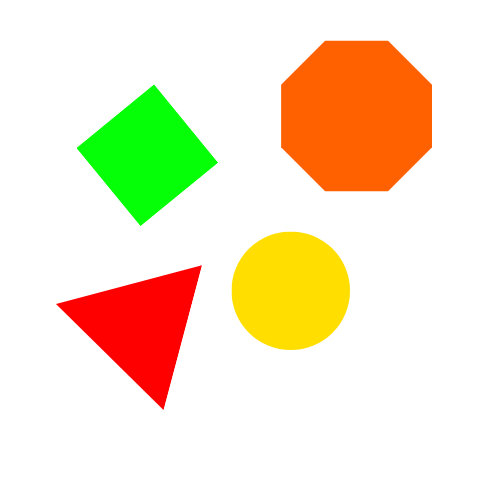
#> input picture 5.png, 500 x 500 px, found by its file name
$ python shapeandcolourdetect.py
#> lines starting #> are read from the running program, lines starting #| are printed output that depends on the picture; after the words box and inside, x2 and y2 are one past the last pixel; in counts of white or black regions, pixels touching at a corner belong together
import cv2 as cv
import numpy as np
import webcolors
import math

COLOR_NAMES = {
    'aliceblue': '#F0F8FF',
    'antiquewhite': '#FAEBD7',
    'aqua': '#00FFFF',
    'aquamarine': '#7FFFD4',
    'azure': '#F0FFFF',
    'beige': '#F5F5DC',
    'bisque': '#FFE4C4',
    'black': '#000000',
    'blanchedalmond': '#FFEBCD',
    'blue': '#0000FF',
    'blueviolet': '#8A2BE2',
    'brown': '#A52A2A',
    'burlywood': '#DEB887',
    'cadetblue': '#5F9CAC',
    'chartreuse': '#7FFF00',
    'chocolate': '#D2691E',
    'coral': '#FF7F50',
    'cornflowerblue': '#6495ED',
    'cornsilk': '#FFF8DC',
    'crimson': '#DC143C',
    'cyan': '#00FFFF',
    'darkblue': '#00008B',
    'darkcyan': '#008B8B',
    'darkgoldenrod': '#B8860B',
    'darkgray': '#A9A9A9',
    'darkgreen': '#006400',
    'darkgrey': '#A9A9A9',
    'darkkhaki': '#BDB76B',
    'darkmagenta': '#8B008B',
    'darkolivegreen': '#556B2F',
    'darkorange': '#FF8C00',
    'darkorchid': '#9932CC',
    'darkred': '#8B0000',
    'darksalmon': '#E9967A',
    'darkseagreen': '#8FBC8F',
    'darkslateblue': '#483D8B',
    'darkslategray': '#2F4F4F',
    'darkturquoise': '#00CED1',
    'darkviolet': '#9400D3',
    'deeppink': '#FF1493',
    'deepskyblue': '#00BFFF',
    'dimgray': '#696969',
    'dodgerblue': '#1E90FF',
    'firebrick': '#B22222',
    'floralwhite': '#FFFAF0',
    'forestgreen': '#228B22',
    'fuchsia': '#FF00FF',
    'gainsboro': '#DCDCDC',
    'ghostwhite': '#F8F8FF',
    'gold': '#FFD700',
    'goldenrod': '#DAA520',
    'gray': '#808080',
    'green': '#008000',
    'greenyellow': '#ADFF2F',
    'honeydew': '#F0FFF0',
    'hotpink': '#FF69B4',
    'indianred': '#CD5C5C',
    'indigo': '#4B0082',
    'ivory': '#FFFFF0',
    'khaki': '#F0E68C',
    'lavender': '#E6E6FA',
    'lavenderblush': '#FFF0F5',
    'lawngreen': '#7CFC00',
    'lemonchiffon': '#FFFACD',
    'lightblue': '#ADD8E6',
    'lightcoral': '#F08080',
    'lightcyan': '#E0FFFF',
    'lightgoldenrodyellow': '#FAFAD2',
    'lightgray': '#D3D3D3',
    'lightgreen': '#90EE90',
    'lightpink': '#FFB6C1',
    'lightsalmon': '#FFA07A',
    'lightseagreen': '#20B2AA',
    'lightskyblue': '#87CEFA',
    'lightslategray': '#778899',
    'lightsteelblue': '#B0C4DE',
    'lightyellow': '#FFFFE0',
    'lime': '#00FF00',
    'limegreen': '#32CD32',
    'linen': '#FAF0E6',
    'magenta': '#FF00FF',
    'maroon': '#800000',
    'mediumaquamarine': '#66CDAA',
    'mediumblue': '#0000CD',
    'mediumorchid': '#BA55D3',
    'mediumpurple': '#9370DB',
    'mediumseagreen': '#3CB371',
    'mediumslateblue': '#7B68EE',
    'mediumspringgreen': '#00FA9A',
    'mediumturquoise': '#48D1CC',
    'mediumvioletred': '#C71585',
    'midnightblue': '#191970',
    'mintcream': '#F5FFFA',
    'mistyrose': '#FFE4E1',
    'moccasin': '#FFE4B5',
    'navajowhite': '#FFDEAD',
    'navy': '#000080',
    'oldlace': '#FDF5E6',
    'olive': '#808000',
    'olivedrab': '#6B8E23',
    'orange': '#FFA500',
    'orangered': '#FF4500',
    'orchid': '#DA70D6',
    'palegoldenrod': '#EEE8AA',
    'palegreen': '#98FB98',
    'paleturquoise': '#AFEEEE',
    'palevioletred': '#D87093',
    'papayawhip': '#FFEFD5',
    'peachpuff': '#FFDAB9',
    'peru': '#CD853F',
    'pink': '#FFC0CB',
    'plum': '#DDA0DD',
    'powderblue': '#B0E0E6',
    'purple': '#800080',
    'red': '#FF0000',
    'rosybrown': '#BC8F8F',
    'royalblue': '#4169E1',
    'saddlebrown': '#8B4513',
    'salmon': '#FA8072',
    'sandybrown': '#F4A460',
    'seagreen': '#2E8B57',
    'seashell': '#FFF5EE',
    'sienna': '#A0522D',
    'silver': '#C0C0C0',
    'skyblue': '#87CEEB',
    'slateblue': '#6A5ACD',
    'slategray': '#708090',
    'snow': '#FFFAFA',
    'springgreen': '#00FF7F',
    'steelblue': '#4682B4',
    'tan': '#D2B48C',
    'teal': '#008080',
    'thistle': '#D8BFD8',
    'tomato': '#FF6347',
    'turquoise': '#40E0D0',
    'violet': '#EE82EE',
    'wheat': '#F5DEB3',
    'white': '#FFFFFF',
    'whitesmoke': '#F5F5F5',
    'yellow': '#FFFF00',
    'yellowgreen': '#9ACD32'
}


def hex_to_rgb(hex_code):
    hex_code = hex_code.lstrip('#')
    return tuple(int(hex_code[i:i+2], 16) for i in (0, 2, 4))

def rgb_distance(rgb1, rgb2):
    return math.sqrt(sum((a - b) ** 2 for a, b in zip(rgb1, rgb2)))

def closest_color(requested_color):
    min_colors = {}
    for name, hex_value in COLOR_NAMES.items():
        r_c, g_c, b_c = hex_to_rgb(hex_value)
        rd = (r_c - requested_color[0]) ** 2
        gd = (g_c - requested_color[1]) ** 2
        bd = (b_c - requested_color[2]) ** 2
        min_colors[(rd + gd + bd)] = name
    return min_colors[min(min_colors.keys())]

def get_color_name(rgb_tuple):
    hex_value = '#{:02x}{:02x}{:02x}'.format(*rgb_tuple)
    try:
        # Use webcolors to find the exact color name if possible
        return webcolors.hex_to_name(hex_value)
    except ValueError:
        # If exact match not found, find the closest color
        return closest_color(rgb_tuple)


mine=cv.imread("D:\\Python Projects\\5.png")
#> mine is the input picture: shape (500, 500, 3); mean B, G, R 204.5, 231.6, 244.9

minegray=cv.cvtColor(mine,cv.COLOR_BGR2GRAY)
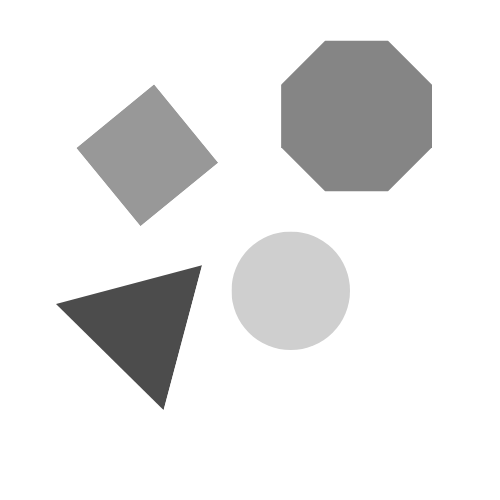
#> minegray: shape (500, 500); min 76, max 255, mean 232.5


_,countour=cv.threshold(minegray,235,250,cv.THRESH_BINARY)
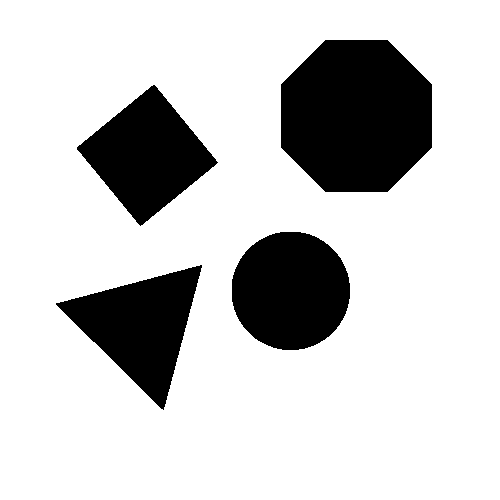
#> countour: shape (500, 500); values 0 (black) and 250 (white), 79.9% white; 4 black regions


counter,hie=cv.findContours(countour,cv.RETR_TREE,cv.CHAIN_APPROX_NONE)
#> counter = 5 contours; box (x1, y1, x2, y2) and area: (0, 0, 500, 500) 249001, (280, 39, 433, 193) 19206, (231, 231, 351, 351) 11210, (76, 84, 219, 227) 10348, (55, 264, 203, 411) 10182; hie = [[-1, -1, 1, -1], [2, -1, -1, 0], [3, 1, -1, 0], [4, 2, -1, 0], [-1, 3, -1, 0]]

cv.drawContours(mine,counter,-1,(0,150,0),4)
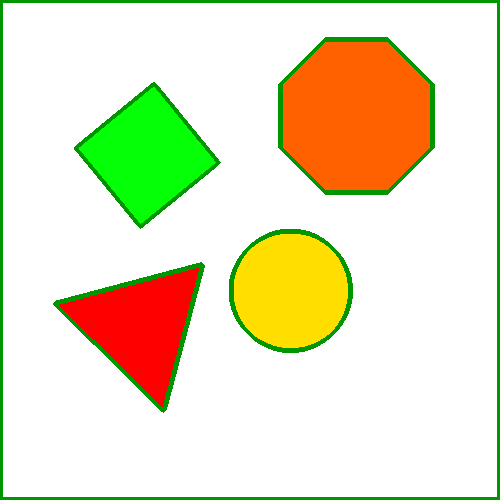
#> mine: shape (500, 500, 3); 5.35% of pixels changed, all inside (x1, y1, x2, y2) = (0, 0, 500, 500)


for i, cont in enumerate(counter):
    if i==0:
        continue

    mask = np.zeros_like(minegray)
    cv.drawContours(mask, [cont], -1, 255, thickness=cv.FILLED)
    masked_image = cv.bitwise_and(mine, mine, mask=mask)
    mean_color = cv.mean(mine, mask=mask)[:3]

    col=[]
    for i in mean_color[::-1]:
        col.append(int(i))


    coltup=tuple(col)
    colname=get_color_name(coltup)


    area = cv.contourArea(cont)
    peri=cv.arcLength(cont,True)

    circ = 4 * 3.14 * (area / (peri ** 2))

    (x,y),rad=cv.minEnclosingCircle(cont)

    newcircarea=3.14*rad*rad


    epsilon=0.02*cv.arcLength(cont,True)
    approx=cv.approxPolyDP(cont,epsilon,True)
    print(area)
    print(newcircarea)
    print(circ)
    print(colname)
    print(coltup)

    print("\n")


    x,y,w,h=cv.boundingRect(approx)

    x_mid=int(x+w/8)
    y_mid=int(y+h/1.5)

    coords=(x_mid,y_mid)
    color=(0,0,0)
    font=cv.FONT_HERSHEY_DUPLEX


    if len(approx) == 3:
        cv.putText(mine, f"Triangle ({colname})", coords, font, 0.5, color, 1)
    elif len(approx) == 4:
        cv.putText(mine, f"Square or Rectangle ({colname})", coords, font, 0.5, color, 1)
    elif len(approx) == 5:
        cv.putText(mine, f"Pentagon ({colname})", coords, font, 0.5, color, 1)
    elif len(approx) == 6:
        cv.putText(mine, f"Hexagon ({colname})", coords, font, 0.5, color, 1)
    elif len(approx) == 7:
        cv.putText(mine, f"Heptagon ({colname})", coords, font, 0.5, color, 1)
    elif len(approx) == 8:
        if area - newcircarea > -500 and area - newcircarea < 500:
            cv.putText(mine, f"Circle ({colname})", coords, font, 0.5, color, 1)
        else:
            cv.putText(mine, f"Octagon ({colname})", coords, font, 0.5, color, 1)
    elif len(approx) == 9:
        cv.putText(mine, f"Nonagon ({colname})", coords, font, 0.5, color, 1)
    elif len(approx) == 10:
        cv.putText(mine, f"Decagon ({colname})", coords, font, 0.5, color, 1)
    elif len(approx) == 11:
        cv.putText(mine, f"Hendecagon ({colname})", coords, font, 0.5, color, 1)
    else:
        cv.putText(mine, f"Sides > 11 ({colname})", coords, font, 0.5, color, 1)
#> this loop made 5 passes
#> (mean_color, coltup, hex_value in get_color_name, colname, area, peri, circ) on passes 2, 4: ((0, 17.15, 225.8), (225, 17, 0), '#e11100', 'red', 10181.5, 477.6, 0.561), ((6.38, 245.7, 4.56), (4, 245, 6), '#04f506', 'lime', 10347.5, 418.6, 0.742)
#> (mean_color, coltup, hex_value in get_color_name, colname, area, peri, circ) on passes 3, 5: ((0, 215.7, 232.6), (232, 215, 0), '#e8d700', 'gold', 11210.5, 394.6, 0.904), ((0, 100.4, 238), (238, 100, 0), '#ee6400', 'orangered', 19206, 504.6, 0.948)
#> (printed output is left out)
#> pass 2, `masked_image = cv.bitwise_and(mine, mine, mask=mask)`:
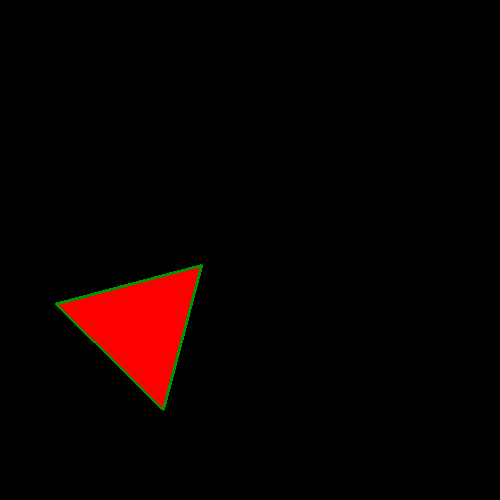
#> masked_image: shape (500, 500, 3); mean B, G, R 0, 0.7, 9.4
#> pass 3, `masked_image = cv.bitwise_and(mine, mine, mask=mask)`:
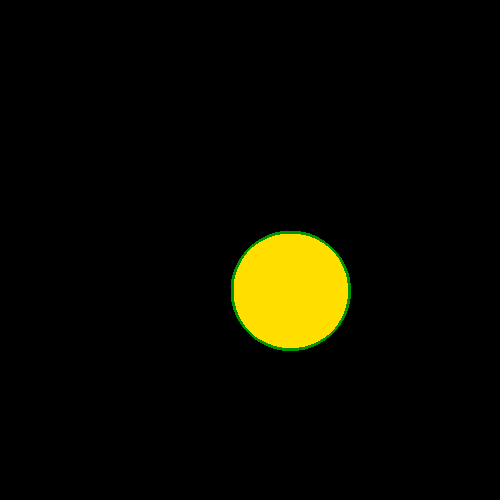
#> masked_image: shape (500, 500, 3); mean B, G, R 0, 9.8, 10.6
#> after the loop:
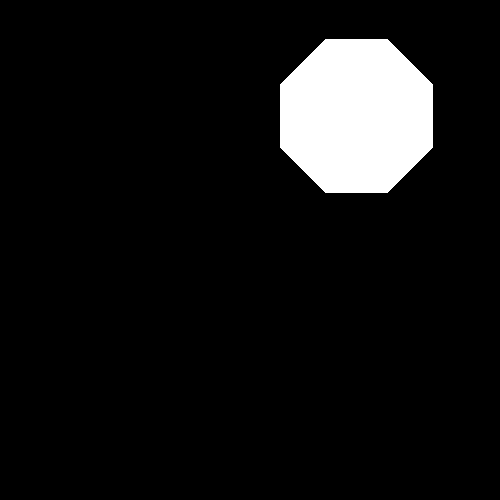
#> mask: shape (500, 500); 7.8% white; 1 white region, box (x1, y1, x2, y2) and area: (280, 39, 433, 193) 19422
#> after the loop:
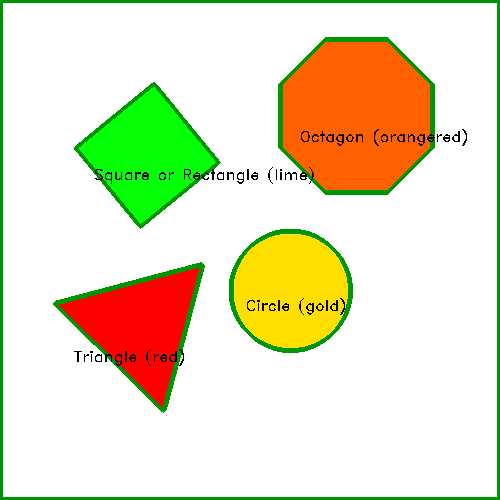
#> mine: shape (500, 500, 3); 0.75% of pixels changed, all inside (x1, y1, x2, y2) = (74, 129, 467, 366)

cv.imshow("Shapes detected",mine)
cv.waitKey(0)

$ run again, with poly.png copied over 5.png
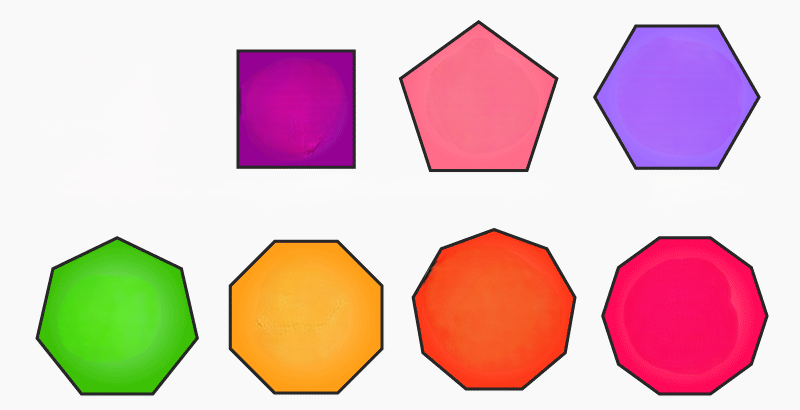
#> input picture poly.png, 800 x 410 px, found by its file name
#> mine is the input picture: shape (410, 800, 3); mean B, G, R 188.6, 189, 226.2
#> `_,countour=cv.threshold(minegray,235,250,cv.THRESH_BINARY)`:
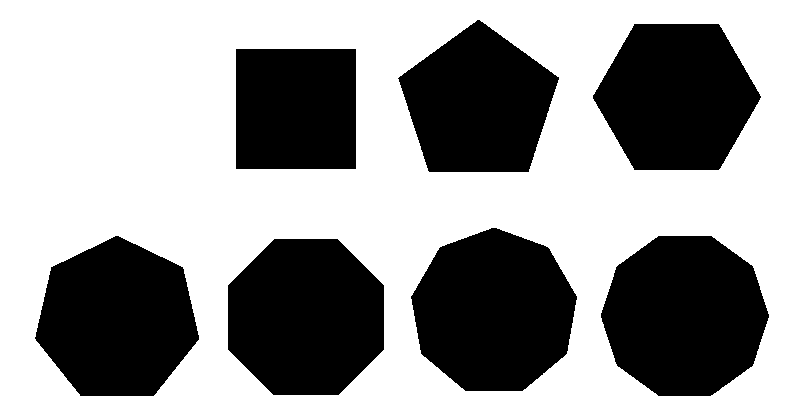
#> countour: shape (410, 800); values 0 (black) and 250 (white), 60.1% white; 7 black regions
#> counter = 8 contours; box (x1, y1, x2, y2) and area: (0, 0, 800, 410) 326791, (600, 235, 770, 397) 21058, (410, 227, 578, 392) 20748, (227, 238, 385, 396) 20324, (34, 235, 200, 397) 19681, (592, 23, 762, 171) 18713, (397, 19, 560, 173) 17182, (235, 48, 357, 170) 14639; hie = [[-1, -1, 1, -1], [2, -1, -1, 0], [3, 1, -1, 0], [4, 2, -1, 0], [5, 3, -1, 0], [6, 4, -1, 0], [7, 5, -1, 0], [-1, 6, -1, 0]]
#> the loop `for i, cont in enumerate(counter):` made 8 passes
#> (mean_color, coltup, hex_value in get_color_name, colname, area, peri, circ) on passes 2 to 5: ((39.84, 163, 226.9), (226, 163, 39), '#e2a327', 'goldenrod', 20324, 519, 0.948), ((84.87, 24.88, 227.3), (227, 24, 84), '#e31854', 'crimson', 21058, 549.9, 0.875), ((26.65, 198, 71.01), (71, 198, 26), '#47c61a', 'limegreen', 19681, 541.9, 0.842), ((31.69, 81, 223.6), (223, 81, 31), '#df511f', 'chocolate', 20747.5, 548.9, 0.865)
#> (printed output is left out)
#> after the loop `for i, cont in enumerate(counter):`:
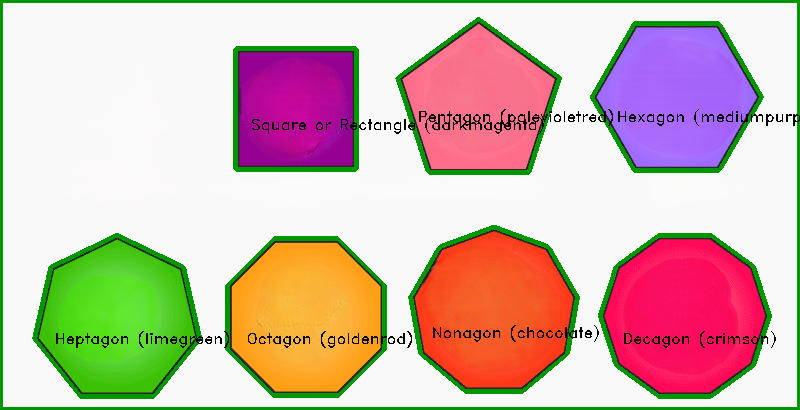
#> mine: shape (410, 800, 3); mean B, G, R 172.4, 183.4, 209

$ run again, with polys.png copied over 5.png
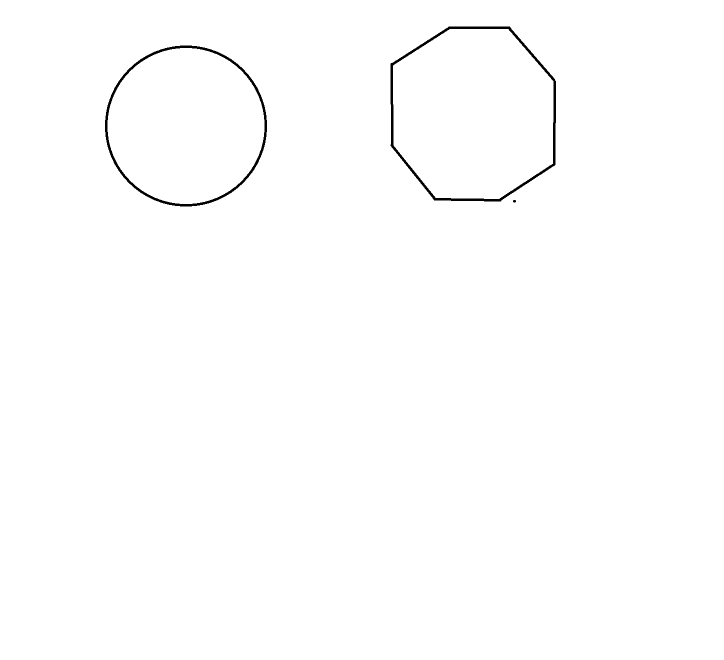
#> input picture polys.png, 1448 x 1319 px, found by its file name (shown at 1/2 size)
#> mine is the input picture: shape (1319, 1448, 3); 99.4% white; 3 black regions, box (x1, y1, x2, y2) and area: (781, 53, 1112, 403) 5628, (210, 91, 534, 413) 4983, (1026, 400, 1032, 405) 26
#> countour: shape (1319, 1448); values 0 (black) and 250 (white), 99.4% white; 3 black regions
#> counter = 6 contours; box (x1, y1, x2, y2) and area: (0, 0, 1448, 1319) 1907146, (780, 52, 1113, 404) 97470, (786, 58, 1107, 398) 90826, (209, 90, 535, 414) 82331, (215, 96, 529, 408) 76448, (1025, 399, 1033, 406) 34; hie = [[-1, -1, 1, -1], [2, -1, -1, 0], [4, 1, 3, 0], [-1, -1, -1, 2], [-1, 2, 5, 0], [-1, -1, -1, 4]]
#> the loop `for i, cont in enumerate(counter):` made 6 passes
#> (mean_color, coltup, hex_value in get_color_name, colname, area, peri, circ) on passes 2 to 5: ((0, 143.2, 0), (0, 143, 0), '#008f00', 'green', 34, 21.31, 0.94), ((228.7, 241.7, 228.7), (228, 241, 228), '#e4f1e4', 'beige', 82331, 1073.4, 0.897), ((244.7, 249.9, 244.7), (244, 249, 244), '#f4f9f4', 'whitesmoke', 76448, 1034.8, 0.897), ((229.9, 242.3, 229.9), (229, 242, 229), '#e5f2e5', 'beige', 97470, 1172.3, 0.891)
#> (printed output is left out)
#> after the loop `for i, cont in enumerate(counter):`:
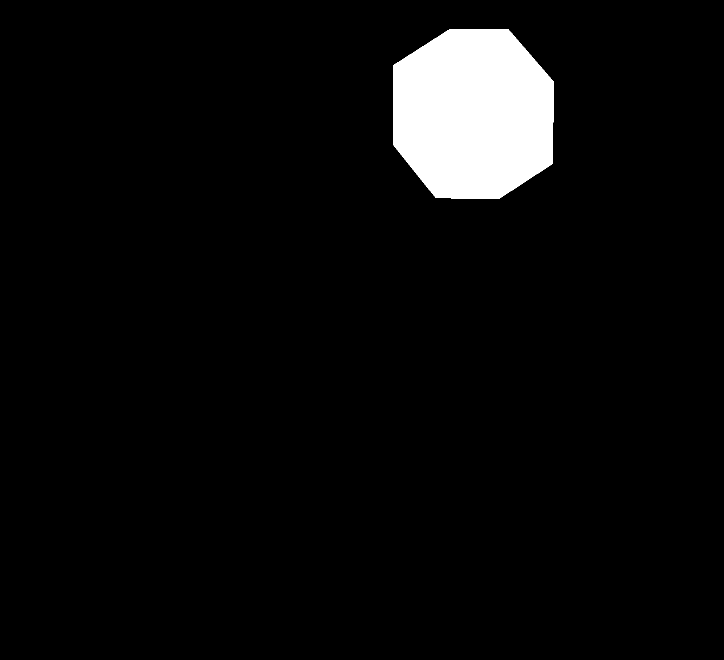
#> mask: shape (1319, 1448) (shown at 1/2 size); 4.8% white; 1 white region, box (x1, y1, x2, y2) and area: (786, 58, 1107, 398) 91326
#> after the loop `for i, cont in enumerate(counter):`:
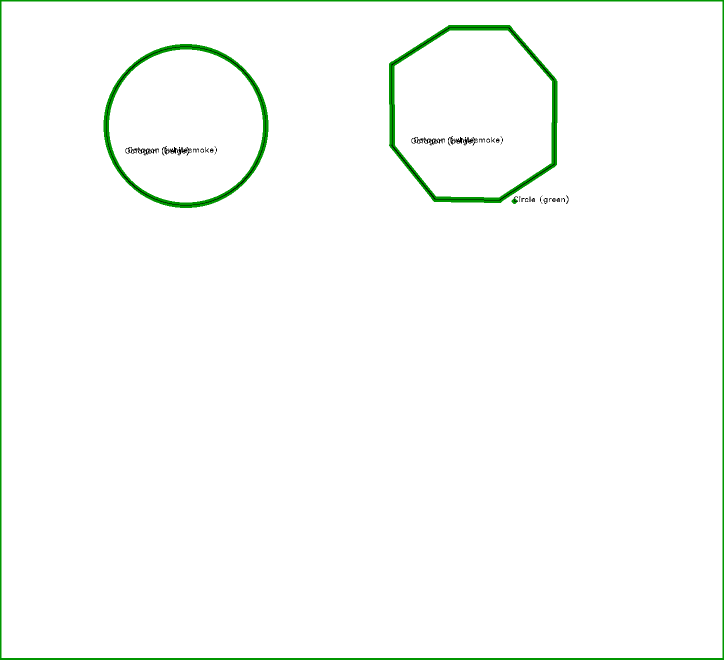
#> mine: shape (1319, 1448, 3) (shown at 1/2 size); mean B, G, R 249.5, 252.3, 249.5

$ run again, with shapes.png copied over 5.png
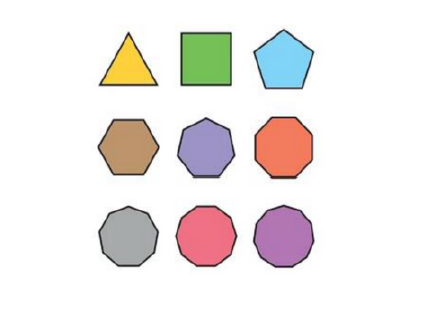
#> input picture shapes.png, 448 x 312 px, found by its file name
#> mine is the input picture: shape (312, 448, 3); mean B, G, R 233.3, 234.8, 239.1
#> countour: shape (312, 448); values 0 (black) and 250 (white), 81.8% white; 9 black regions
#> counter = 10 contours; largest, box (x1, y1, x2, y2) and area: (0, 0, 448, 312) 139017, (253, 115, 315, 181) 3260, (251, 203, 316, 270) 3212, (174, 203, 239, 269) 3200, (96, 204, 161, 269) 3053; hie = [[-1, -1, 1, -1], [2, -1, -1, 0], [3, 1, -1, 0], [4, 2, -1, 0], [5, 3, -1, 0], [6, 4, -1, 0], [7, 5, -1, 0], [8, 6, -1, 0], [9, 7, -1, 0], [-1, 8, -1, 0]]
#> the loop `for i, cont in enumerate(counter):` made 10 passes
#> (mean_color, coltup, hex_value in get_color_name, colname, area, peri, circ) on passes 2 to 5: ((134.6, 159.5, 131.6), (131, 159, 134), '#839f86', 'gray', 3053, 212.7, 0.848), ((143.3, 119.7, 141.8), (141, 119, 143), '#8d778f', 'gray', 3212.5, 215.7, 0.867), ((99.36, 109.6, 177.3), (177, 109, 99), '#b16d63', 'indianred', 3200, 214.7, 0.872), ((85.47, 142.9, 147.3), (147, 142, 85), '#938e55', 'gray', 2893.5, 207.9, 0.841)
#> (printed output is left out)
#> after the loop `for i, cont in enumerate(counter):`:
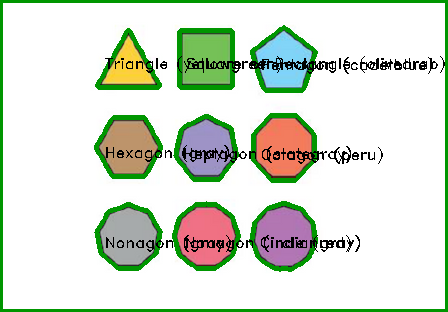
#> mine: shape (312, 448, 3); mean B, G, R 207.8, 222.6, 213.1
